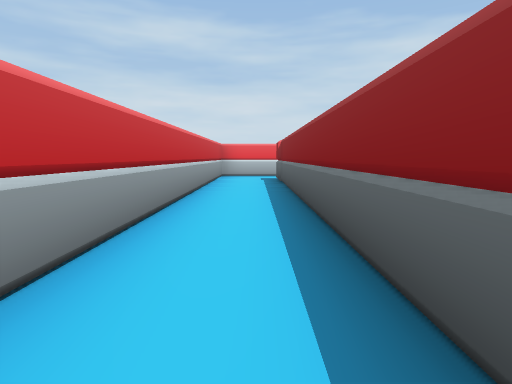
view 1 (above)

15 first-person views from a walk through a Unity game level. The camera is 0.32 m above the floor, tilts 6° down and sees 75° across. The floor is counted in squares, 0.5 m on a side. Each view is taken from the middle of a square. On the plan, view 1 faces up. The plan holds only what a view shows up to about 10 squares ahead; the rest is blank.

view 2
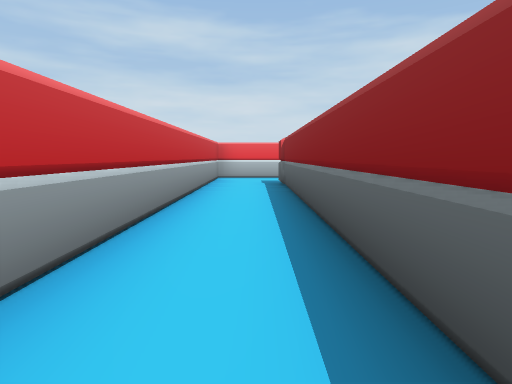

view 3
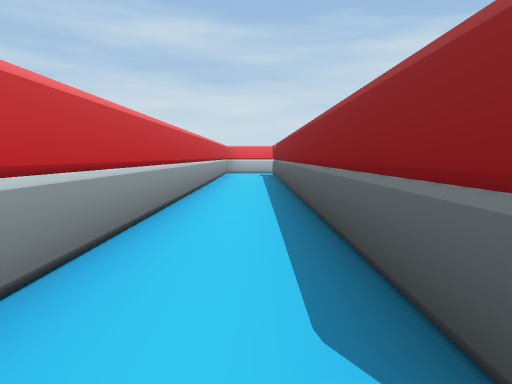

view 4
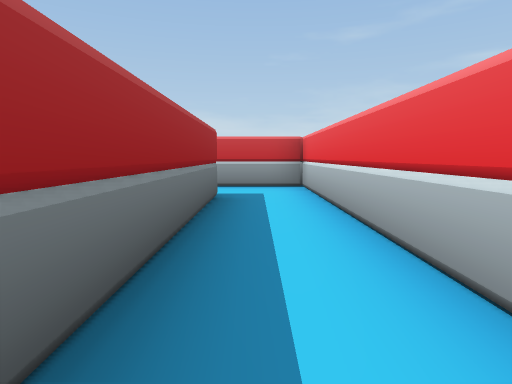

view 5
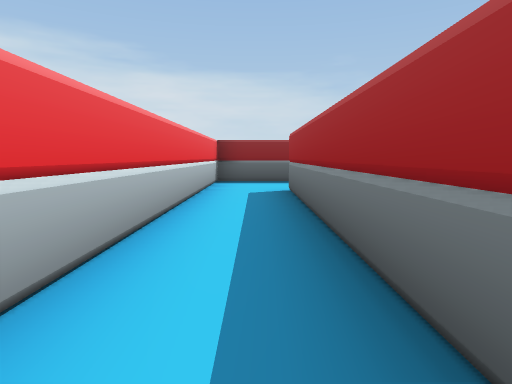

view 6
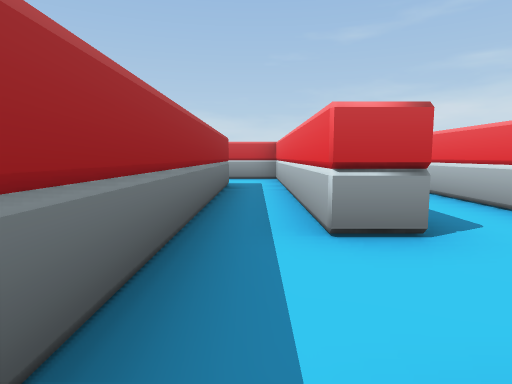

view 7
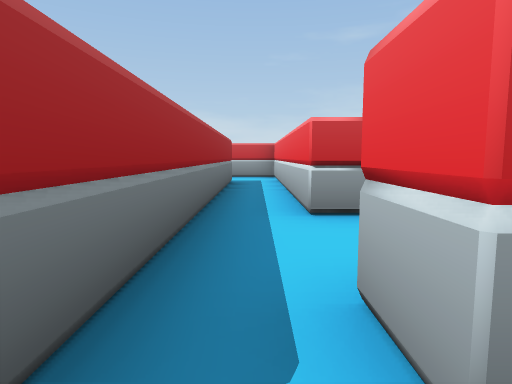

view 8
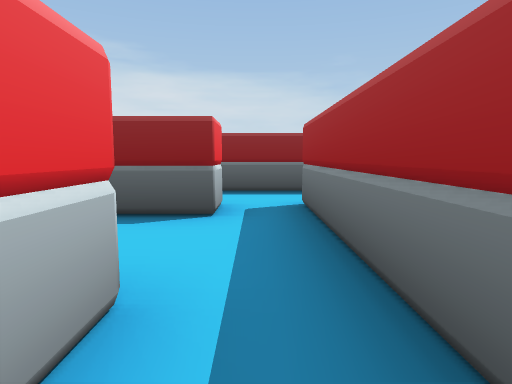

view 9
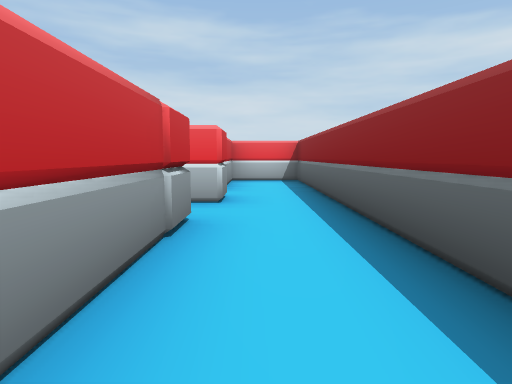

view 10
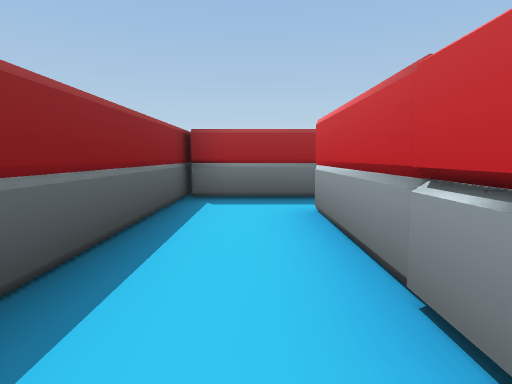

view 11
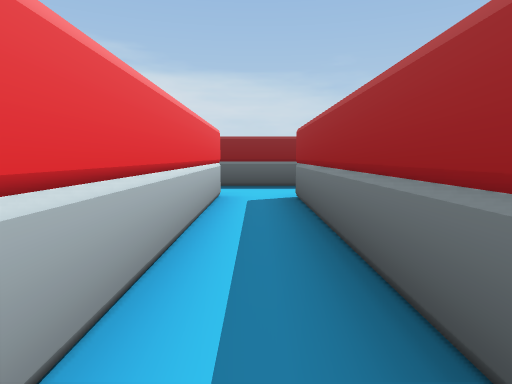

view 12
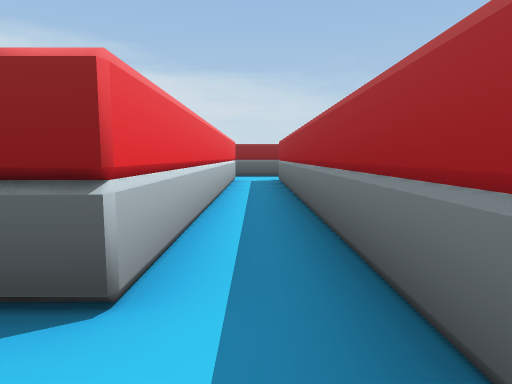

view 13
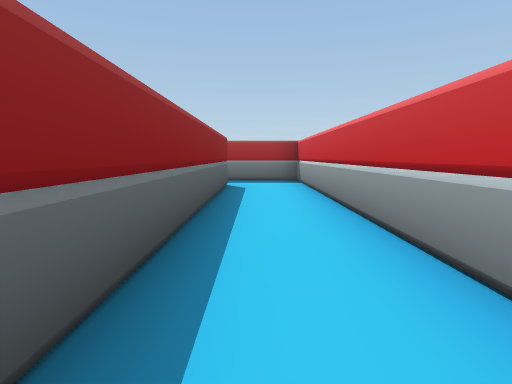

view 14
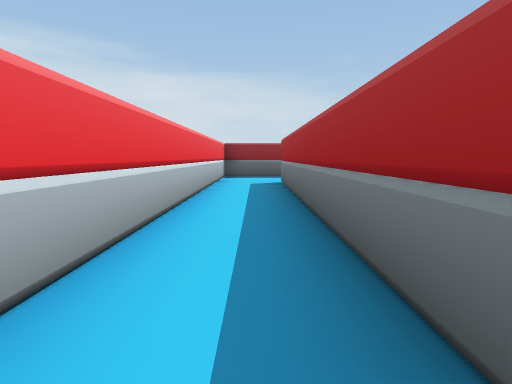

view 15
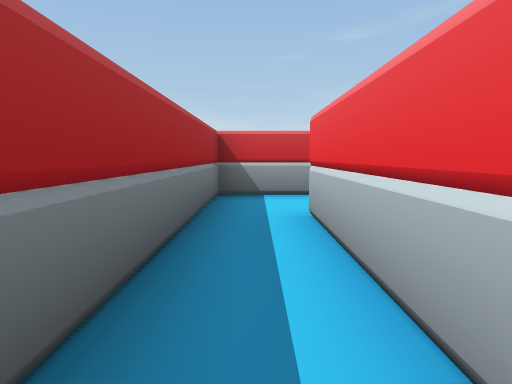

### Floor plan
Ten units are one square. View 1 is at (0, 0); x grows to the right and y downward. Boxes are objects, and circles mark ways between rooms. Rooms are numbered by the first view taken in them; rooms with no view inside come last. Other rooms are left out.
<svg viewBox="-16 -115 152 150">
<path fill="none" stroke="#000" d="M6 15 6 -94 84 -94 84 -84M106 -84 106 -110 -11 -110 -11 30 7 30M105 -74 115 -74 115 -66M131 -65 131 -110 113 -110 113 -84 106 -84M34 -74 105 -74M33 -66 33 -71M84 -84 23 -84M14 -86 14 -64M115 -66 33 -66M110 -8 130 -8M14 -64 14 -54 113 -54 113 -20M131 -1 131 -65"/>
<circle cx="95" cy="-90" r="3" fill="#2a7"/>
<circle cx="110" cy="-80" r="3" fill="#2a7"/>
<circle cx="120" cy="-70" r="3" fill="#2a7"/>
<circle cx="25" cy="-70" r="3" fill="#2a7"/>
<text x="0" y="-70">1</text>
<text x="120" y="-80">2</text>
<text x="50" y="-80">3</text>
<text x="80" y="-60">4</text>
</svg>
Room 1 opens to room 3. Room 2 opens to room 3. Room 2 opens to room 4. Room 3 opens to room 4.

Where each view was taken, in squares from view 1:
view 1: 0 up, 0 right, facing up
view 2: 1 up, 0 right, facing up
view 3: 2 down, 0 right, facing up
view 4: 10 up, 6 right, facing left
view 5: 10 up, 2 right, facing right
view 6: 8 up, 11 right, facing left
view 7: 8 up, 12 right, facing left
view 8: 8 up, 7 right, facing right
view 9: 2 up, 12 right, facing up
view 10: 6 up, 12 right, facing down
view 11: 6 up, 6 right, facing right
view 12: 6 up, 2 right, facing right
view 13: 6 up, 0 right, facing down
view 14: 10 up, 0 right, facing right
view 15: 6 up, 7 right, facing left
